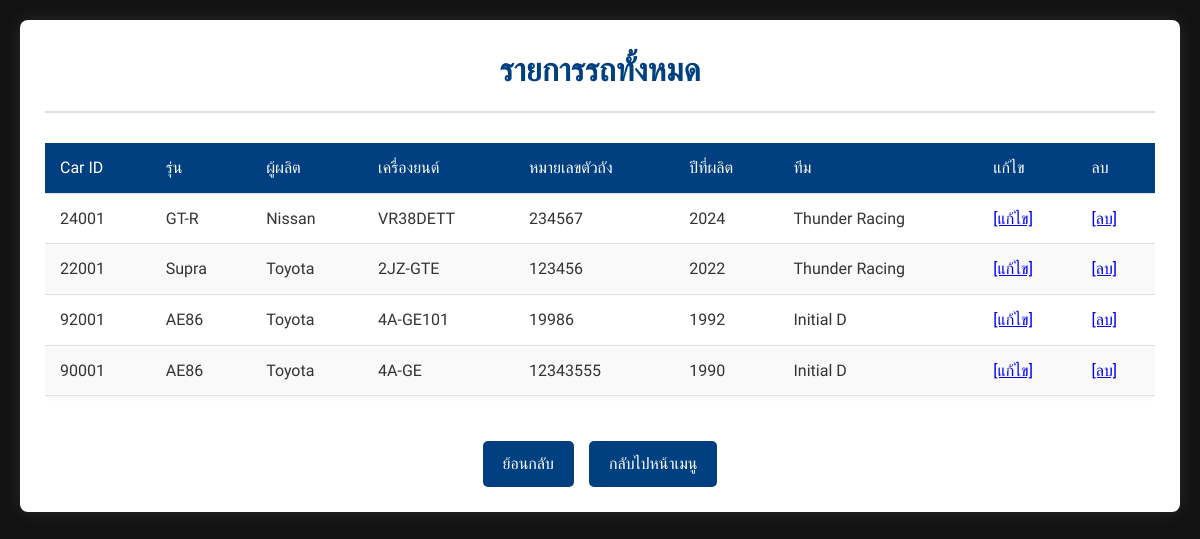
Page /Gt4SpeedTeam/list_cars.php on the committed database.
### tables this page shows
CREATE TABLE `cars` (
  `car_id` int(5) NOT NULL,
  `model` varchar(50) NOT NULL,
  `manufacturer` varchar(50) NOT NULL,
  `engine` varchar(100) DEFAULT NULL,
  `chassis` int(100) DEFAULT NULL,
  `year` year(4) NOT NULL,
  `team_id` int(11) NOT NULL
);

CREATE TABLE `teams` (
  `team_id` int(5) NOT NULL,
  `team_name` text NOT NULL,
  `country` varchar(50) NOT NULL,
  `founded_year` year(4) NOT NULL,
  `team_principal` varchar(50) NOT NULL
);

### Gt4SpeedTeam/list_cars.php (the view, shortened to what this page needs)
<?php
include 'config.php';
?>
<!DOCTYPE html>
<html lang="th">
<head>
    <link rel="stylesheet" href="6.css">
</head>
<body>
    <div class="container">
        <h1>รายการรถทั้งหมด</h1>
        <div class="table-container">
            <table>
                <thead>
                    <tr>
                        <th>Car ID</th>
                        <th>รุ่น</th>
                        <th>ผู้ผลิต</th>
                        <th>เครื่องยนต์</th>
                        <th>หมายเลขตัวถัง</th>
                        <th>ปีที่ผลิต</th>
                        <th>ทีม</th>
                        <th>แก้ไข</th>
                        <th>ลบ</th>
                    </tr>
                </thead>
                <tbody>
                    <?php
                    $sql = "SELECT c.car_id, c.model, c.manufacturer, c.engine, c.chassis, c.year, t.team_name
                            FROM Cars c
                            LEFT JOIN Teams t ON c.team_id = t.team_id
                            ORDER BY c.year DESC, c.car_id ASC";
                    $result = $conn->query($sql);
                    if ($result->num_rows > 0) {
                        while ($row = $result->fetch_assoc()) {
                            echo "<tr>
                                    <td>{$row['car_id']}</td>
                                    <td>{$row['model']}</td>
                                    <td>{$row['manufacturer']}</td>
                                    <td>" . ($row['engine'] ? $row['engine'] : '-') . "</td>
                                    <td>" . ($row['chassis'] ? $row['chassis'] : '-') . "</td>
                                    <td>{$row['year']}</td>
                                    <td>" . ($row['team_name'] ? $row['team_name'] : 'ไม่ระบุ') . "</td>
                                    <td> <a href='edit_car.php?id={$row['car_id']}' class='action-link edit'>[แก้ไข]</a></td>
                                    <td> <a href='delete_car.php?id={$row['car_id']}' class='action-link delete' onclick='return confirm(\"แน่ใจหรือไม่ว่าต้องการลบ?\");'>[ลบ]</a></td>
                                  </tr>";
                        }
                    } else {
                        echo "<tr><td colspan='8' class='no-data'>ไม่มีข้อมูลรถ</td></tr>";
                    }
                    ?>
                </tbody>
            </table>
        </div>
        <div class="button-container">
            <a href="menu_car.php" class="button">ย้อนกลับ</a>
            <a href="menu.php" class="button">กลับไปหน้าเมนู</a>
        </div>
    </div>
</body>
</html>

### Gt4SpeedTeam/6.css (style rules this page uses)
* { box-sizing: border-box; margin: 0; padding: 0; }
body { font-family: 'Sarabun', sans-serif; background-color: #121212; color: #333; line-height: 1.6; padding: 20px; }
.container { max-width: 1200px; margin: 0 auto; background-color: #fff; border-radius: 8px; box-shadow: 0 0 20px rgba(255, 255, 255, 0.1); padding: 25px; }
h1 { color: #004080; text-align: center; margin-bottom: 30px; font-weight: 600; padding-bottom: 15px; border-bottom: 2px solid #e0e0e0; }
.table-container { overflow-x: auto; margin-bottom: 25px; }
table { width: 100%; border-collapse: collapse; margin-bottom: 20px; box-shadow: 0 2px 5px rgba(0, 0, 0, 0.05); }
th, td { padding: 12px 15px; text-align: left; border-bottom: 1px solid #e0e0e0; }
th { background-color: #004080; color: white; font-weight: 500; position: sticky; top: 0; }
tr:nth-child(even) { background-color: #f9f9f9; }
.button-container { display: flex; justify-content: center; gap: 15px; margin-top: 20px; }
.button { display: inline-block; background-color: #004080; color: white; padding: 10px 20px; text-decoration: none; border-radius: 5px; transition: background-color 0.3s, transform 0.2s; font-weight: 500; }

### rows in the picture
cars: car_id "24001", model "GT-R", manufacturer "Nissan", engine "VR38DETT", chassis "234567", year "2024", team.team_name "Thunder Racing"
cars: car_id "22001", model "Supra", manufacturer "Toyota", engine "2JZ-GTE", chassis "123456", year "2022", team.team_name "Thunder Racing"
cars: car_id "92001", model "AE86", manufacturer "Toyota", engine "4A-GE101", chassis "19986", year "1992", team.team_name "Initial D"
cars: car_id "90001", model "AE86", manufacturer "Toyota", engine "4A-GE", chassis "12343555", year "1990", team.team_name "Initial D"
